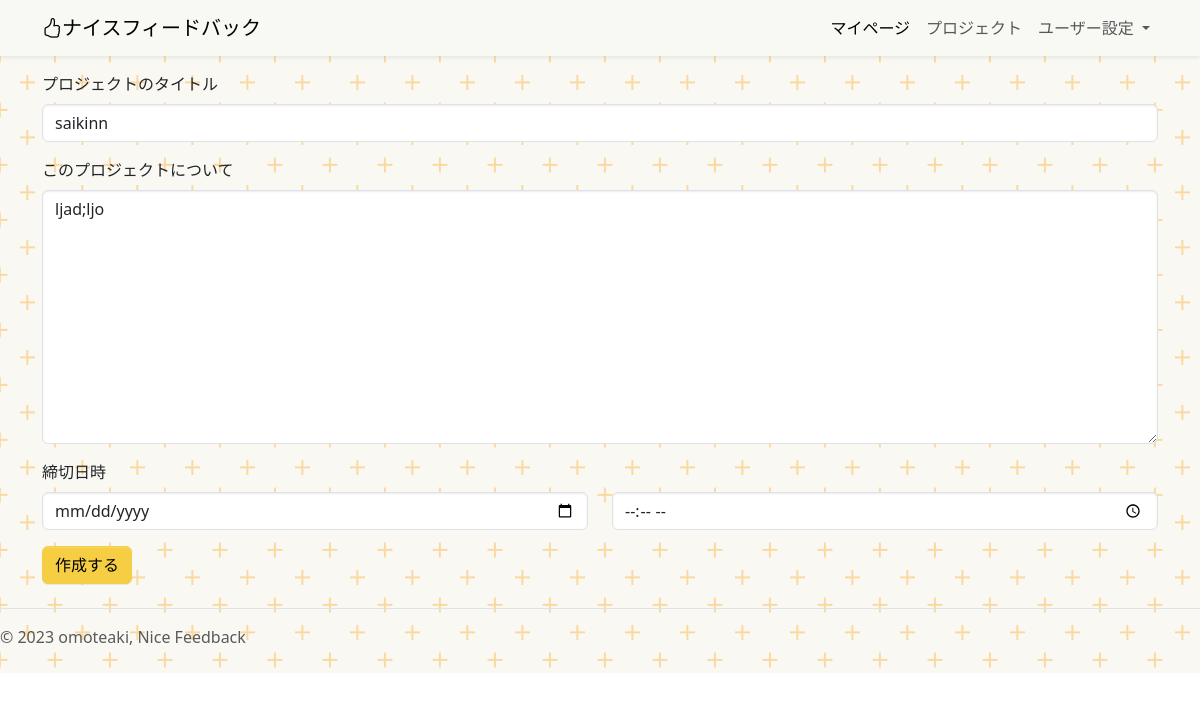
Before: /project-update/10 (signed in) with the older database file.
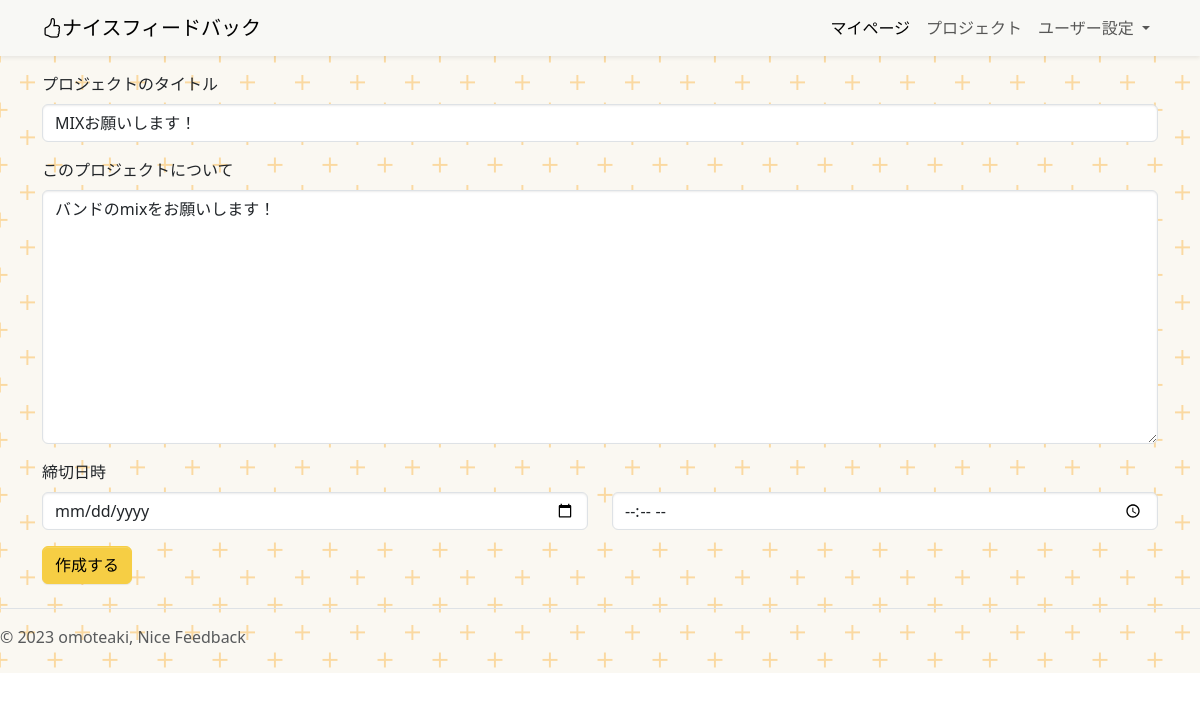
After: the same page with the newer database file.
### project/models.py (models this page shows, shortened)
class Project(models.Model):
    title = models.CharField(
        verbose_name="プロジェクトのタイトル",
        max_length=30,
    )
    about = models.TextField(
        verbose_name="このプロジェクトについて"
    )
    purpose = models.TextField(
        verbose_name="このプロジェクトで実現したいこと",
        null=True
    )
    deadline_datetime = models.DateTimeField(
        verbose_name="締め切り日時",
    )
    reference_image1 = models.ImageField(
        verbose_name="参考画像1",
        upload_to="references",
        blank=True,
        null=True,
    )
    reference_image2 = models.ImageField(
        verbose_name="参考画像2",
        upload_to="references",
        blank=True,
        null=True,
    )
    reference_image3 = models.ImageField(
        verbose_name="参考画像3",
        upload_to="references",
        blank=True,
        null=True,
    )
    reference_movie1 = models.FileField(
        verbose_name="参考動画1",
        upload_to="references",
        blank=True,
        null=True,
    )
    reference_movie2 = models.FileField(
        verbose_name="参考動画2",
        upload_to="references",
        blank=True,
        null=True,
    )
    reference_movie3 = models.FileField(
        verbose_name="参考動画3",
        upload_to="references",
        blank=True,
        null=True,
    )
    reference_music1 = models.FileField(
        verbose_name="参考音源1",
        upload_to="references",
        blank=True,
        null=True,
    )
    reference_music2 = models.FileField(
        verbose_name="参考音源2",
        upload_to="references",
        blank=True,
        null=True,
    )
    reference_music3 = models.FileField(
        verbose_name="参考音源3",
        upload_to="references",
        blank=True,
        null=True,
    )
    reference_url1 = models.URLField(
        verbose_name="参考URL1",
        blank=True,
        null=True,
    )
    reference_url2 = models.URLField(
        verbose_name="参考URL2",
        blank=True,
        null=True,
    )
    reference_url3 = models.URLField(
        verbose_name="参考URL3",
        blank=True,
        null=True,
    )
    created_at = models.DateTimeField(
        verbose_name="プロジェクトを登録した日時",
        auto_now_add=True,
    )
    updated_at = models.DateTimeField(
        verbose_name="プロジェクトの詳細を更新した時間",
        auto_now=True,
    )
    orderer_user = models.ForeignKey(
        CustomUser,
        verbose_name="発注者",
        on_delete=models.PROTECT,
        related_name="orderer_user",
    )
    contractor_user = models.ForeignKey(
        CustomUser,
        verbose_name="受注者",
        on_delete=models.PROTECT,
        related_name="contractor_user",
    )
    orderer_users = models.ManyToManyField(
        CustomUser,
        verbose_name="発注者のサポーター",
        blank=True,
        related_name="orderer_users",
    )
    contractor_users = models.ManyToManyField(
        CustomUser,
        verbose_name="受注者のサポーター",
        blank=True,
        related_name="contractor_users",
    )
    created_user = models.ForeignKey(
        CustomUser,
        verbose_name="プロジェクトの作成者",
        on_delete=models.PROTECT,
        related_name="created_user"
    )
    is_done = models.BooleanField(
        default=False,
        help_text="プロジェクトが完了したらTrue"
    )
    is_accepted = models.BooleanField(
        default=False,
        help_text="プロジェクトを確認してもらえたらTrue"
    )
    feedback_rule = models.ForeignKey(
        UserDetail,
        verbose_name="受注した人が設定したフィードバックルール",
        on_delete=models.CASCADE,
        blank=True,
        null=True,
    )

### project/views.py (the view, shortened to what this page needs)
# urls.py: path('project-update/<int:pk>', views.ProjectUpdateView.as_view(), name="project_update"),
class ProjectUpdateView(UpdateView):
    template_name = "update_project.html"
    model = Project
    form_class = UpdateProjectForm
    def get_context_data(self, **kwargs):
        context = super().get_context_data(**kwargs)
        context["created_user_id"] = self.request.user
        return context

### project/forms.py
class UpdateProjectForm(forms.ModelForm):
    date = forms.DateField(label="日にち", initial="2023/12/24")
    time = forms.TimeField(label="時間", initial="12:00")
    deadline_datetime = forms.DateTimeField(required=False)
    class Meta:
        model = Project
        fields = [
            "title",
            "about",
            "deadline_datetime",
            "time",
            "date",
        ]

### project/templates/update_project.html (shortened to what this page needs)
{% extends "base.html" %}
{% load widget_tweaks %}
{% block contents %}
<div class="container">
<form action="" method="post">
{% for field in form %}
{% if field == form.time or field == form.date or field == form.deadline_datetime %}
{% else %}
<div class="mb-3">
  <label class="form-label" for="{{field.id_for_label}}">{{field.label}}</label>
  {% render_field field class="form-control" %}
</div>
{% endif %}
{% endfor %}
<div class="mb-3">
  <div class="form-label">締切日時</div>
  <div class="row">
    <div class="col">
      <input class="form-control" type="date" name="date" required id="id_date" value="{{date}}">
    </div>
    <div class="col">
      <input class="form-control" type="time" name="time" required id="id_time" value="{{time}}" >
    </div>
  </div>
</div>
  <button type="submit" class="btn btn-primary">作成する</button>
</form>
</div>
{% endblock %}

Changed rows visible on the page:
changed Project: title "saikinn" → "MIXお願いします！"; about "ljad;ljo" → "バンドのmixをお願いします！"
